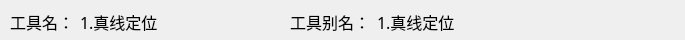
<?xml version="1.0" encoding="UTF-8"?>
<ui version="4.0">
 <class>ToolNameItem</class>
 <widget class="QWidget" name="ToolNameItem">
  <property name="geometry">
   <rect>
    <x>0</x>
    <y>0</y>
    <width>685</width>
    <height>40</height>
   </rect>
  </property>
  <property name="font">
   <font>
    <family>微软雅黑</family>
    <pointsize>12</pointsize>
   </font>
  </property>
  <property name="windowTitle">
   <string>Form</string>
  </property>
  <widget class="QLabel" name="label">
   <property name="geometry">
    <rect>
     <x>10</x>
     <y>11</y>
     <width>61</width>
     <height>21</height>
    </rect>
   </property>
   <property name="text">
    <string>工具名：</string>
   </property>
  </widget>
  <widget class="QLabel" name="label_2">
   <property name="geometry">
    <rect>
     <x>290</x>
     <y>11</y>
     <width>81</width>
     <height>21</height>
    </rect>
   </property>
   <property name="text">
    <string>工具别名：</string>
   </property>
  </widget>
  <widget class="QLabel" name="labelName">
   <property name="geometry">
    <rect>
     <x>80</x>
     <y>11</y>
     <width>201</width>
     <height>21</height>
    </rect>
   </property>
   <property name="text">
    <string>1.真线定位</string>
   </property>
  </widget>
  <widget class="QLabel" name="labelRename">
   <property name="geometry">
    <rect>
     <x>377</x>
     <y>11</y>
     <width>201</width>
     <height>21</height>
    </rect>
   </property>
   <property name="text">
    <string>1.真线定位</string>
   </property>
  </widget>
 </widget>
 <resources/>
 <connections/>
</ui>
